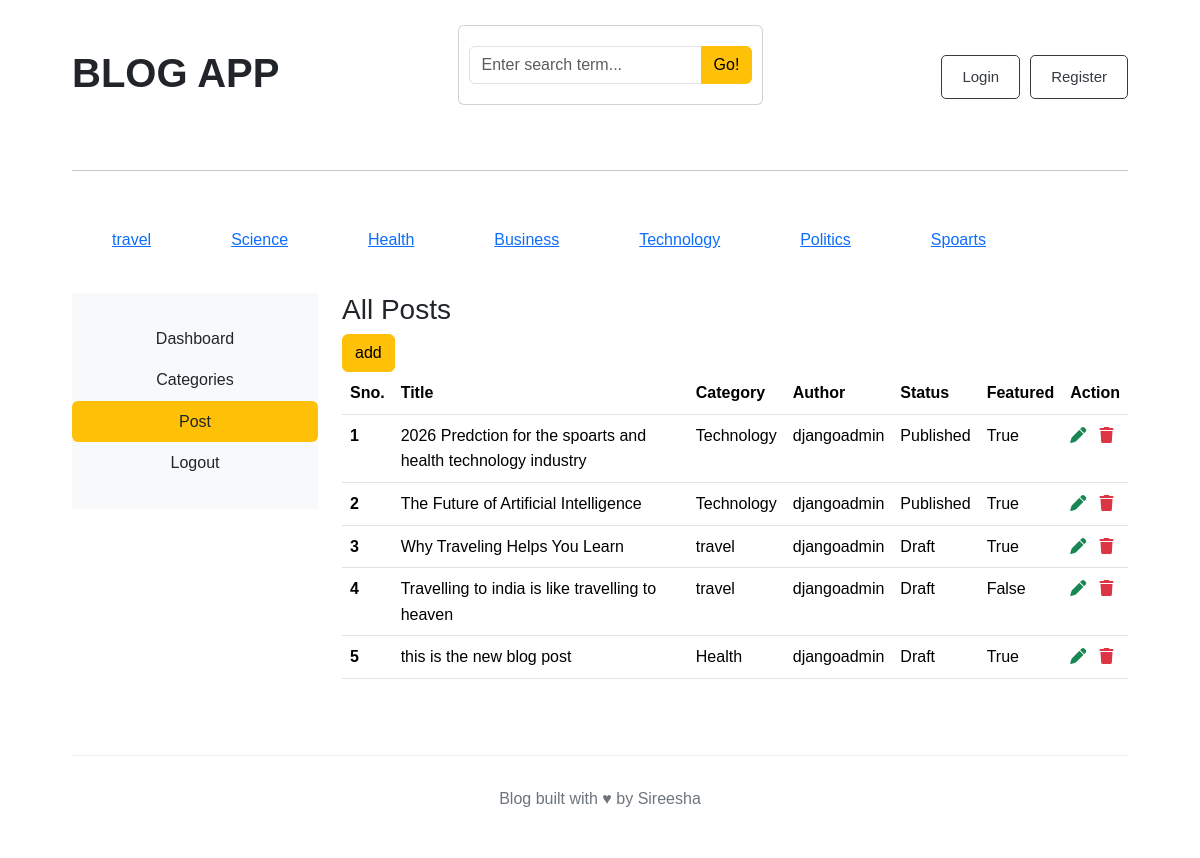
Before: /dashboard/posts/ with the older database file.
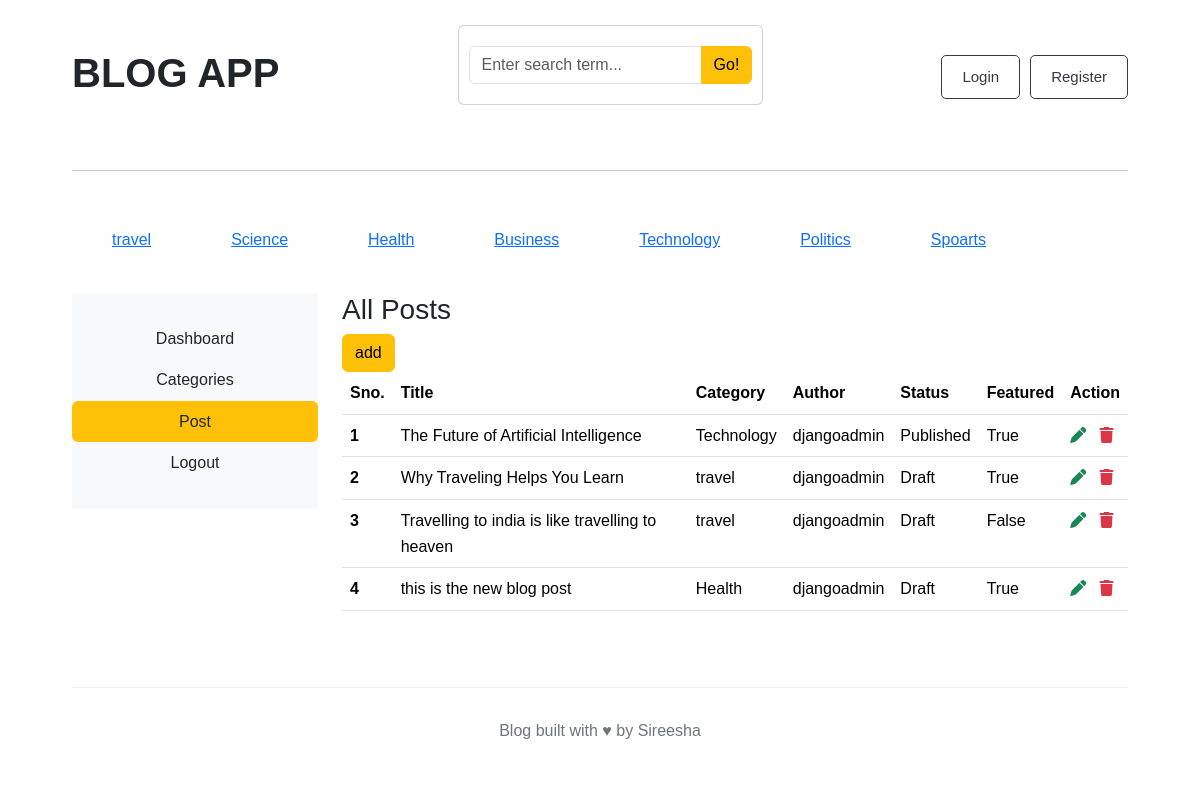
After: the same page with the newer database file.
### blogs/models.py (models this page shows, shortened)
class category(models.Model):
    category_name = models.CharField(max_length = 40,unique = True)
    created_at = models.DateTimeField(auto_now_add=True)
    updated_at = models.DateTimeField(auto_now = True)
    class Meta:
        verbose_name_plural='categories'
    def __str__(self):
        return self.category_name

class Blog(models.Model):
    title = models.CharField(max_length=100)
    slug = models.SlugField(max_length=150, unique=True, blank=True)
    category = models.ForeignKey(category, on_delete=models.CASCADE)
    author  = models.ForeignKey(User, on_delete=models.CASCADE)
    featured_image = models.ImageField(upload_to='uploads/%Y/%m/%d')
    short_description = models.TextField(max_length=500)
    blog_body = models.TextField(max_length=2000)
    status = models.CharField(max_length=20, choices=STATUS_CHOICES, default="Draft")
    is_featured = models.BooleanField(default=False)
    created_at = models.DateTimeField(auto_now_add=True)
    updated_at = models.DateTimeField(auto_now=True)

### Dashboard/views.py (the view)
# urls.py: path('posts/',views.posts,name = "posts"),
def posts(req):
    all_posts = Blog.objects.all()
    context = {
        'all_posts':all_posts
    }
    return render(req,'Dashboard/Blogposts.html',context)

### blogs/context_processors.py (called while the page is built)
def get_categories(request):
    categories = category.objects.all()
    return dict(categories=categories)

def searching(request):
    keyword = request.GET.get('keyword')
    print(keyword)
    return dict(keyword = keyword)

### blogs/Templates/Dashboard/Blogposts.html (shortened to what this page needs)
{% extends 'base.html' %}
{% block content%}
<div class="row flex-col">
    {% include 'Dashboard/sidebar.html' %}
    <div class="col-md-9">
        <h3>All Posts</h3>
        <a href="{% url 'add_posts' %}"> <button class="btn btn-warning float-left">add</button> </a>
        <table class="table table-hover">
  <thead>
    <tr>
      <th scope="col">Sno.</th>
      <th scope="col">Title</th>
      <th scope="col">Category</th>
      <th scope="col">Author</th>
      <th scope="col">Status</th>
      <th scope="col">Featured</th>
      <th scope="col">Action</th>
    </tr>
  </thead>
  <tbody>
    {% for post in all_posts %}
    <tr>
      <th scope="row">{{forloop.counter}}</th>
      <td>{{post.title}}</td>
      <td>{{post.category}}</td>
      <td>{{post.author}}</td>
      <td>{{post.status}}</td>
      <td>{{post.is_featured}}</td>
      <td>
        <a href="{% url 'edit_posts' post.id%}"><i class="fa fa-pen text-success "></i></a>
        <a href="{% url 'delete_posts' post.id %}"><i class="fa fa-trash text-danger "></i></a>
      </td>
    </tr>
    {% endfor %}
  </tbody>
</table>
    </div>
</div>
{% endblock%}

### blogs/Templates/base.html (shortened to what this page needs)
{% load static %}
<!DOCTYPE html>
<html lang="en">
<head>
     <link href="https://cdn.jsdelivr.net/npm/bootstrap@5.3.8/dist/css/bootstrap.min.css"
          rel="stylesheet">
     <link rel="stylesheet" href="https://cdnjs.cloudflare.com/ajax/libs/font-awesome/6.7.2/css/all.min.css">
<link rel="stylesheet" href="{% static 'css/blog.css' %}">
</head>
<body>
<main class="container">
    <div class="nav">
       <h2>BLOG APP</h2>
            <div class="card mb-4">
                <div class="card-body">
                    <form method="GET" action="{% url 'search'%}">
                        <div class="input-group">
                            <input class="form-control" type="text" value="{{keyword|default:''}}" name="keyword" placeholder="Enter search term...">
                            <button class="btn btn-warning"type="submit">
                                Go!
                            </button>
                        </div>
                    </form>
                </div>
            </div>
            <div class="buttons">
        {% if not user.is_authenticated %}
        <a href="{% url 'login' %}">
            <button class="btn btn-warning">Login</button>
        </a>
        <a href="{% url 'register' %}">
            <button class="btn btn-warning">Register</button>
        </a>
        {% endif %}
        </div>
</div>
<hr>
<div class="topics">
            {% for topic in  categories %}
               <a href="{% url 'category_pages' topic.id%}" style="margin:40px">{{topic.category_name}}</a>
            {% endfor %}
</div>
 {% block content %}
 {% endblock %}
<footer>
    <p>
        Blog built with ♥ by Sireesha
    </p>
</footer>
</body>
</html>

### blogs/Templates/Dashboard/sidebar.html (shortened to what this page needs)
 <div class ='col-md-3'>
        <div class="nav flex-column nav-pills d-block w-100 text-center bg-light" aria-orientation="vertical">
            <a class="nav-link text-dark {% if '/dashboard/' == request.path %} bg-warning {% endif %}" href="{% url 'dashboard' %}" >Dashboard</a>
           <a class="nav-link text-dark {% if 'categories/' in  request.path %} bg-warning {% endif %}" href="{% url 'categories' %}" >Categories</a>
           <a class="nav-link text-dark {% if 'posts/' in  request.path %} bg-warning {% endif %}" href="{% url 'posts' %}" >Post</a>
           <a class="nav-link text-dark {% if '/logout/' == request.path %} bg-warning {% endif %}" href="" >Logout</a>
        </div>
    </div>

### blogs/static/css/blog.css (style rules this page uses)
* { box-sizing: border-box; margin: 0; padding: 0; }
body { font-family: Arial, Helvetica, sans-serif; background-color: #ffffff; color: #212529; line-height: 1.6; }
.nav { display: flex; align-items: center; justify-content: space-between; padding: 25px 0; }
.nav h2 { font-size: 40px; font-weight: bold; }
.buttons { display: flex; gap: 10px; }
.buttons button { padding: 10px 20px; border: 1px solid #343a40; border-radius: 5px; background-color: white; color: #343a40; font-size: 15px; cursor: pointer; }
.topics { display:flex }
.container { width: 90%; max-width: 1140px; margin: 0 auto; }
.card-body { padding: 20px 10px; }
footer { margin-top: 60px; padding: 30px; border-top: 1px solid #eeeeee; text-align: center; color: #6c757d; }
* { box-sizing: border-box; }

Changed rows visible on the page:
removed Blog: title "2026 Predction for the spoarts and health technology industry", category "Technology", author "djangoadmin", status "Published", is_featured "True"
